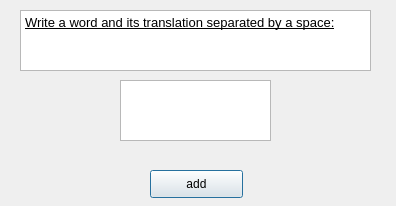
<?xml version="1.0" encoding="UTF-8"?>
<ui version="4.0">
 <class>SecDialog</class>
 <widget class="QDialog" name="SecDialog">
  <property name="geometry">
   <rect>
    <x>0</x>
    <y>0</y>
    <width>396</width>
    <height>206</height>
   </rect>
  </property>
  <property name="windowTitle">
   <string>Dialog</string>
  </property>
  <widget class="QTextBrowser" name="textBrowser">
   <property name="geometry">
    <rect>
     <x>20</x>
     <y>10</y>
     <width>351</width>
     <height>61</height>
    </rect>
   </property>
   <property name="html">
    <string>&lt;!DOCTYPE HTML PUBLIC &quot;-//W3C//DTD HTML 4.0//EN&quot; &quot;http://www.w3.org/TR/REC-html40/strict.dtd&quot;&gt;
&lt;html&gt;&lt;head&gt;&lt;meta name=&quot;qrichtext&quot; content=&quot;1&quot; /&gt;&lt;style type=&quot;text/css&quot;&gt;
p, li { white-space: pre-wrap; }
&lt;/style&gt;&lt;/head&gt;&lt;body style=&quot; font-family:'MS Shell Dlg 2'; font-size:7.8pt; font-weight:400; font-style:normal;&quot;&gt;
&lt;p style=&quot; margin-top:0px; margin-bottom:0px; margin-left:0px; margin-right:0px; -qt-block-indent:0; text-indent:0px;&quot;&gt;&lt;span style=&quot; font-family:'MS Shell Dlg 2'; font-size:10pt; text-decoration: underline;&quot;&gt;Write a word and its translation separated by a space:&lt;/span&gt;&lt;/p&gt;&lt;/body&gt;&lt;/html&gt;</string>
   </property>
  </widget>
  <widget class="QTextEdit" name="textEdit">
   <property name="geometry">
    <rect>
     <x>120</x>
     <y>80</y>
     <width>151</width>
     <height>61</height>
    </rect>
   </property>
   <property name="html">
    <string>&lt;!DOCTYPE HTML PUBLIC &quot;-//W3C//DTD HTML 4.0//EN&quot; &quot;http://www.w3.org/TR/REC-html40/strict.dtd&quot;&gt;
&lt;html&gt;&lt;head&gt;&lt;meta name=&quot;qrichtext&quot; content=&quot;1&quot; /&gt;&lt;style type=&quot;text/css&quot;&gt;
p, li { white-space: pre-wrap; }
&lt;/style&gt;&lt;/head&gt;&lt;body style=&quot; font-family:'MS Shell Dlg 2'; font-size:7.8pt; font-weight:400; font-style:normal;&quot;&gt;
&lt;p style=&quot;-qt-paragraph-type:empty; margin-top:0px; margin-bottom:0px; margin-left:0px; margin-right:0px; -qt-block-indent:0; text-indent:0px; font-family:'MS Shell Dlg 2';&quot;&gt;&lt;br /&gt;&lt;/p&gt;&lt;/body&gt;&lt;/html&gt;</string>
   </property>
  </widget>
  <widget class="QPushButton" name="add">
   <property name="geometry">
    <rect>
     <x>150</x>
     <y>170</y>
     <width>93</width>
     <height>28</height>
    </rect>
   </property>
   <property name="text">
    <string>add</string>
   </property>
  </widget>
 </widget>
 <resources/>
 <connections/>
</ui>
